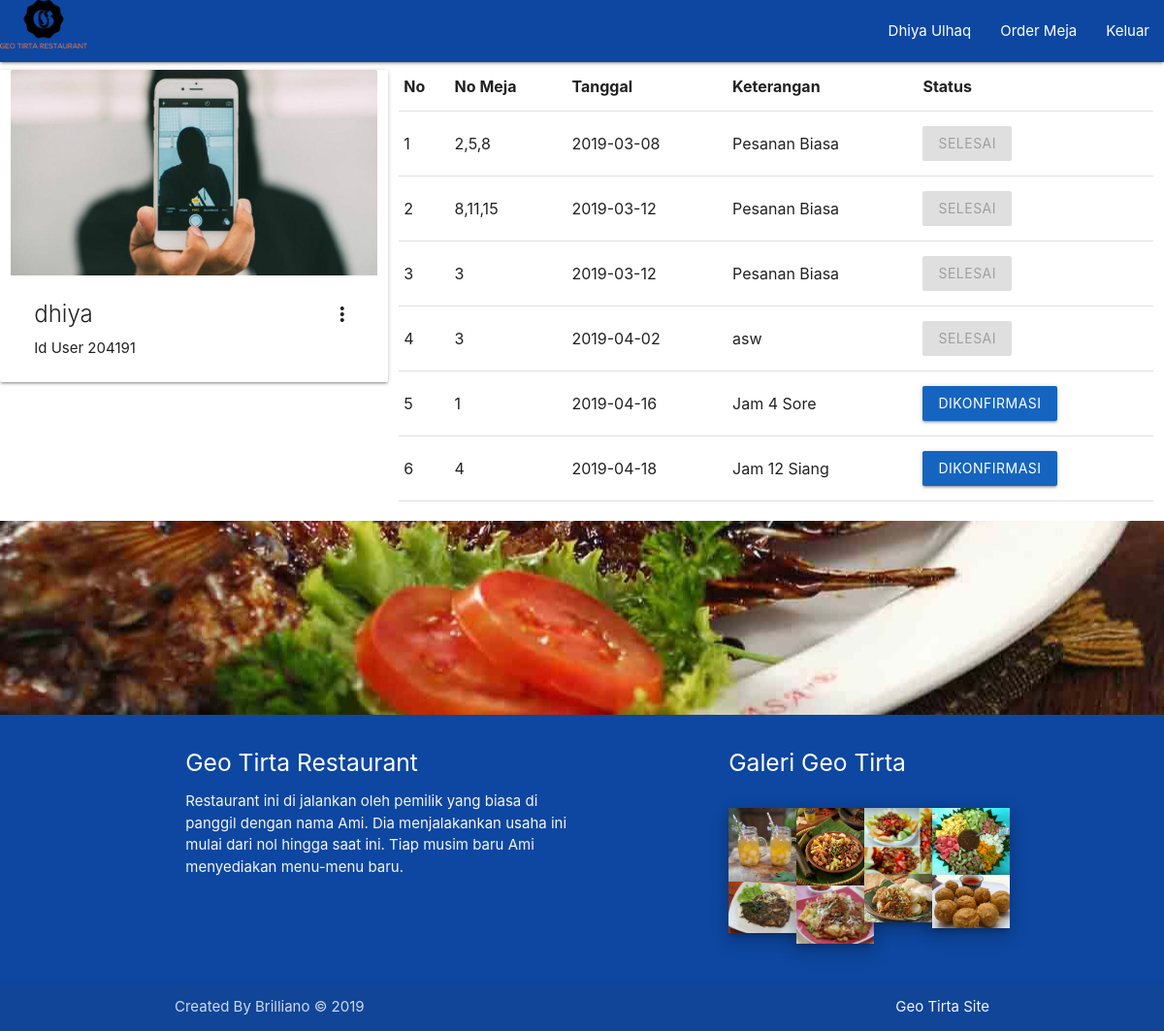
/project/Restoran/include/user-akun.php (signed in), run on the app's committed database.
### tables this page shows
CREATE TABLE `user` (
  `id_user` int(5) NOT NULL,
  `username` varchar(25) NOT NULL,
  `password` varchar(32) NOT NULL,
  `foto_profil` varchar(50) NOT NULL,
  `nama_user` varchar(50) NOT NULL,
  `id_level` enum('0','1','2','3','4') NOT NULL
);

CREATE TABLE `orderan` (
  `id_order` int(2) NOT NULL,
  `no_meja` varchar(25) NOT NULL,
  `tanggal` date NOT NULL,
  `id_user` int(2) NOT NULL,
  `keterangan` varchar(50) NOT NULL,
  `status_order` varchar(20) NOT NULL
);

### project/Restoran/include/user-akun.php (the view, shortened to what this page needs)
<?php
include_once 'head.php';
include_once 'koneksi.php';
include_once 'navbar-index2.php';
?>
<?php
  $profil = "SELECT * FROM user WHERE id_user = '".$_SESSION['id_user']."' ";
  $profils = mysqli_query($dbh,$profil);
  while ($pro = mysqli_fetch_array($profils)){
?>
<div class="row">
<div class="card col s12 m4">
    <div class="card-image waves-effect waves-block waves-light">
      <?php
        if(empty($pro[3])){
      ?>
      <img class="activator" src="image/defaultprofil.jpg">
        <?php }else{ ?>
          <img class="activator" src="<?php echo $pro[3]; ?>">
        <?php }?>
    </div>
    <div class="card-content">
      <span class="card-title activator grey-text text-darken-4"><?php echo $pro[1] ?><i class="material-icons right">more_vert</i></span>
      <p>Id User 20<?php echo $pro[0]; ?>191</p>
    </div>
  </div>
  <?php } ?>
<div class="col s12 m8">
<table class="responsive-table highlight">
        <thead>
          <tr>
              <th>No</th>
              <th>No Meja</th>
              <th>Tanggal</th>
              <th>Keterangan</th>
              <th>Status</th>
          </tr>
        </thead>
        <tbody>
        <?php
          $listo = "SELECT * FROM orderan WHERE id_user = '".$_SESSION['id_user']."' AND NOT status_order = 'batal' ";
          $orderan = mysqli_query($dbh,$listo);
          $no = 0;
          while($olist = mysqli_fetch_array($orderan)){
            $no++;
        ?>
          <tr>
            <td><?php echo $no; ?></td>
            <td><?php echo $olist[1]; ?></td>
            <td><?php echo $olist[2]; ?></td>
            <td><?php echo $olist[4]; ?></td>
            <?php
              if($olist[5] == "menunggu"){
            ?>
            <td><button data-target="modal<?php echo $olist[0]; ?>" class="btn waves-effect waves-light modal-trigger red darken-3"><?php echo $olist[5]; ?></button></td>
              <?php } else if ($olist[5] == "dikonfirmasi"){ ?>
                <td><a href="user-tiketpesanan.php?id_order=<?php echo $olist[0]; ?>" class="btn waves-effect waves-light modal-trigger blue darken-3"><?php echo $olist[5]; ?></a></td>
              <?php } else { ?>
                <td><a href="user-tiketpesanan.php?id_order=<?php echo $olist[0]; ?>" class="btn waves-effect waves-light modal-trigger blue darken-3 disabled"><?php echo $olist[5]; ?></a></td>
              <?php } ?>
          </tr>
          <?php }?>
        </tbody>
</table>
</div>
</div>
<div class="parallax-container">
    <div class="parallax"><img src="image/parallax3.jpg"></div>
</div>
<?php include_once 'footer.php'; ?>

### project/Restoran/include/head.php (shortened to what this page needs)
<head>
    <link type="text/css" rel="stylesheet" media="screen,projection" href="css/materialize.min.css"/>
    <link type="text/css" rel="stylesheet" href="css/main.css"/>
</head>

### project/Restoran/include/navbar-index2.php (shortened to what this page needs)
<nav class="blue darken-4">
  <div class="nav-wrapper">
    <a href="../index.php" class="brand-logo"><img src="image/logo.png" height="50"></a>
    <ul id="nav-mobile" class="right hide-on-med-and-down">
    <?php if($_SESSION['id_level'] == 1){ ?>
      <li><a href="user-akun.php"><?php echo $_SESSION['nama_user']; ?></a></li>
      <li><a href="user-ordermeja.php">Order Meja</a></li>
      <li><a href="user-keluar.php">Keluar</a></li>
    <?php }else{ ?>
      <li><a href="include/user-login.php">Login/Daftar</a></li>
    <?php } ?>
    </ul>
  </div>
</nav>

### project/Restoran/include/footer.php
<footer class="page-footer blue darken-4">
          <div class="container">
            <div class="row">
              <div class="col l6 s12">
                <h5 class="white-text">Geo Tirta Restaurant</h5>
                <p class="grey-text text-lighten-4">Restaurant ini di jalankan oleh pemilik yang biasa di panggil dengan nama Ami. Dia menjalakankan usaha ini mulai dari nol hingga saat ini. Tiap musim baru Ami menyediakan menu-menu baru.</p>
              </div>
              <div class="col l4 offset-l2 s12">
              <h5>Galeri Geo Tirta</h5><br>
              <div class="row">
                <div class="col s3">
                    <img class="materialboxed z-depth-3" data-caption="Jus Lemon Mangga" width="80" src="image/galeri1.jpg">
                    <img class="materialboxed z-depth-3" data-caption="Rujak Cingur" width="80" src="image/galeri5.jpg">
                </div>
                <div class="col s3">
                    <img class="materialboxed z-depth-3" data-caption="Rujak Buah" width="80" src="image/galeri2.jpg">
                    <img class="materialboxed z-depth-3" data-caption="Tahu Tek" width="80" src="image/galeri6.jpg">
                </div>
                <div class="col s3">
                    <img class="materialboxed z-depth-3" data-caption="Aneka Rujak Buah" width="80" src="image/galeri3.jpg">
                    <img class="materialboxed z-depth-3" data-caption="Rujak Petis" width="80" src="image/galeri7.jpg">
                </div>
                <div class="col s3">
                    <img class="materialboxed z-depth-3" data-caption="Rujak Buah Jumbo" width="80" src="image/galeri4.jpg">
                    <img class="materialboxed z-depth-3" data-caption="Pentol Goreng" width="80" src="image/galeri8.jpg">
                </div>
              </div>
              </div>
            </div>
          </div>
          <div class="footer-copyright">
            <div class="container">
            Created By Brilliano © 2019
            <a class="grey-text text-lighten-4 right" href="https://geo-tirta-juice.business.site/">Geo Tirta Site</a>
            </div>
          </div>
</footer>

### project/Restoran/include/css/main.css (style rules this page uses)
.parallax-container { height: 200px; }

### data on the page
user: username "dhiya", id_user "4"
orderan: no_meja "2,5,8", tanggal "2019-03-08", keterangan "Pesanan Biasa", status_order "SELESAI"
orderan: no_meja "8,11,15", tanggal "2019-03-12", keterangan "Pesanan Biasa", status_order "SELESAI"
orderan: no_meja "3", tanggal "2019-03-12", keterangan "Pesanan Biasa", status_order "SELESAI"
orderan: no_meja "3", tanggal "2019-04-02", keterangan "asw", status_order "SELESAI"
orderan: no_meja "1", tanggal "2019-04-16", keterangan "Jam 4 Sore", status_order "DIKONFIRMASI"
orderan: no_meja "4", tanggal "2019-04-18", keterangan "Jam 12 Siang", status_order "DIKONFIRMASI"

### other printed values
$_SESSION['nama_user'] "Dhiya Ulhaq"
